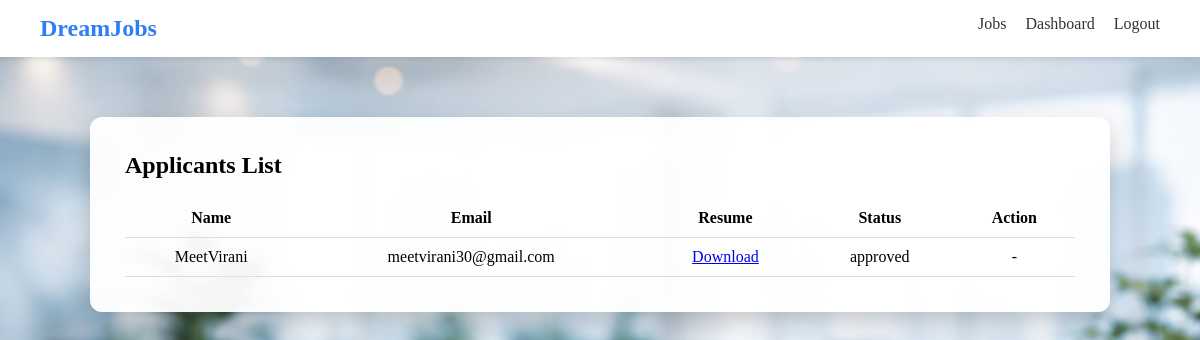
Before: /job/1/applicants/ (signed in) with the older database file.
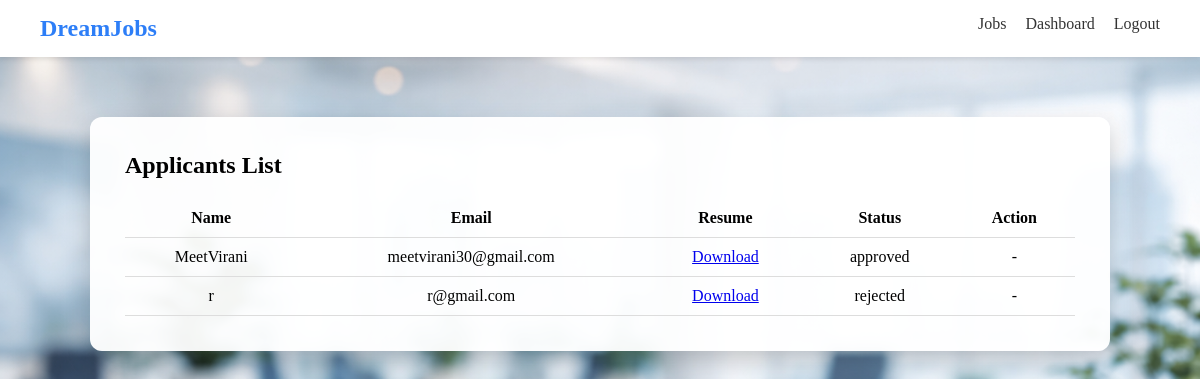
After: the same page with the newer database file.
### portal/models.py (models this page shows, shortened)
class Application(models.Model):
    STATUS_CHOICES = (
        ("pending", "Pending"),
        ("approved", "Approved"),
        ("rejected", "Rejected"),
    )
    job = models.ForeignKey(Job, on_delete=models.CASCADE)
    applicant = models.ForeignKey(User, on_delete=models.CASCADE)
    resume = models.FileField(upload_to="resumes/")
    status = models.CharField(max_length=10, choices=STATUS_CHOICES, default="pending")

### portal/views.py (the view)
# urls.py: path('job/<int:job_id>/applicants/', views.view_applicants, name='view_applicants'),
@login_required
def view_applicants(request, job_id):
    job = get_object_or_404(Job, id=job_id, employer=request.user)
    applicants = job.application_set.all()   # all applications
    return render(request, "portal/applicants.html",{
        'job': job,
        'applicants': applicants
    })

### portal/templates/portal/applicants.html
{% extends "portal/base.html" %}
{% block content %}
<div class="dashboard-wrapper">
    <div class="dashboard-card">
        <h2>Applicants List</h2>
        <table class="app-table">
            <tr>
                <th>Name</th>
                <th>Email</th>
                <th>Resume</th>
                <th>Status</th>
                <th>Action</th>
            </tr>
            {% for app in applicants %}
            <tr>
                <td>{{ app.applicant.username }}</td>
                <td>{{ app.applicant.email }}</td>
                <td>
                    <a href="{{ app.resume.url }}" target="_blank">Download</a>
                </td>
                <td>{{ app.status }}</td>
                <td>
                    {% if app.status == "pending" %}
                        <a href="{% url 'approve_application' app.id %}" class="btn-approve">Approve</a>
                        <a href="{% url 'reject_application' app.id %}" class="btn-reject">Reject</a>
                    {% else %}
                        -
                    {% endif %}
                </td>
            </tr>
            {% endfor %}
        </table>
    </div>
</div>
{% endblock %}

Changed rows visible on the page:
added Application: applicant.username "r", applicant.email "r@gmail.com", status "rejected"
